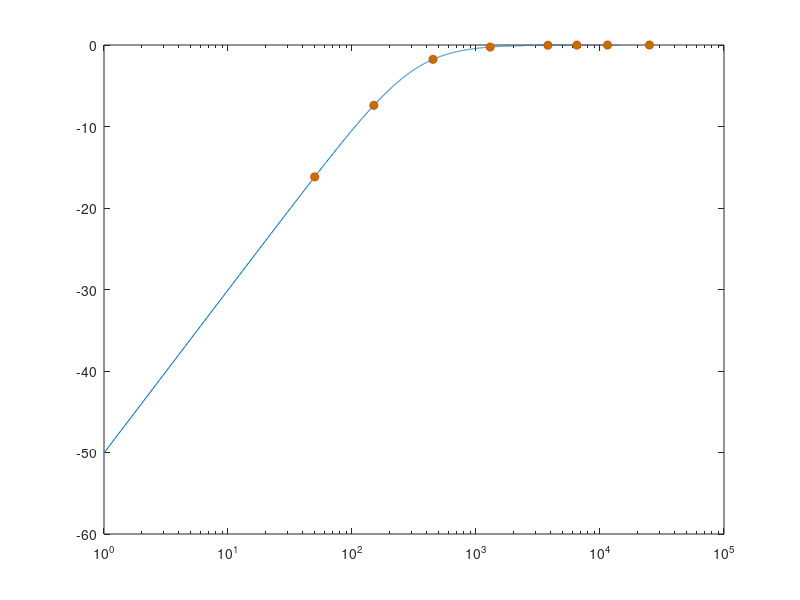

MATLAB code for this plot: (Note: this script raises an error after producing the figure.)
r = 1000;
l = 0.500;
x = [1:1:100000];
y = 20*log10((2*pi*x*l)./sqrt((r*r)+(power(l*x*2*pi,2))));
x1=[50, 150, 450, 1300, 3800, 6500, 11500, 25000];
y1=[-16.182, -7.408, -1.762, -0.252, -0.030, -0.010, -0.003, -0.002];
semilogx(x,y,x1,y1,'o','MarkerFaceColor',[0.741 0.447 0])
str = {'R = 1 k\Omega','L = 500 mH'};
annotation('textbox','String',str,'FitBoxToText','on');
legend('Theoretical', 'Observed','location','northwest')
xlabel('Frequency (Hz)')
ylabel('Magnitude (dB)')
title('Frequency Response of High Pass RL Filter')
grid on